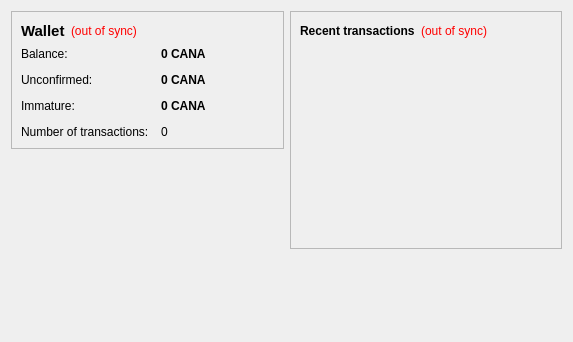
<?xml version="1.0" encoding="UTF-8"?>
<ui version="4.0">
 <class>OverviewPage</class>
 <widget class="QWidget" name="OverviewPage">
  <property name="geometry">
   <rect>
    <x>0</x>
    <y>0</y>
    <width>573</width>
    <height>342</height>
   </rect>
  </property>
  <property name="windowTitle">
   <string>Form</string>
  </property>
  <layout class="QHBoxLayout" name="horizontalLayout" stretch="1,1">
   <item>
    <layout class="QVBoxLayout" name="verticalLayout_2">
     <item>
      <widget class="QFrame" name="frame">
       <property name="frameShape">
        <enum>QFrame::StyledPanel</enum>
       </property>
       <property name="frameShadow">
        <enum>QFrame::Raised</enum>
       </property>
       <layout class="QVBoxLayout" name="verticalLayout_4">
        <item>
         <layout class="QHBoxLayout" name="horizontalLayout_4">
          <item>
           <widget class="QLabel" name="label_5">
            <property name="font">
             <font>
              <pointsize>11</pointsize>
              <weight>75</weight>
              <bold>true</bold>
             </font>
            </property>
            <property name="text">
             <string>Wallet</string>
            </property>
           </widget>
          </item>
          <item>
           <widget class="QLabel" name="labelWalletStatus">
            <property name="toolTip">
             <string>The displayed information may be out of date. Your wallet automatically synchronizes with the CannaCoin network after a connection is established, but this process has not completed yet.</string>
            </property>
            <property name="styleSheet">
             <string notr="true">QLabel { color: red; }</string>
            </property>
            <property name="text">
             <string notr="true">(out of sync)</string>
            </property>
            <property name="alignment">
             <set>Qt::AlignLeading|Qt::AlignLeft|Qt::AlignVCenter</set>
            </property>
           </widget>
          </item>
          <item>
           <spacer name="horizontalSpacer_2">
            <property name="orientation">
             <enum>Qt::Horizontal</enum>
            </property>
            <property name="sizeHint" stdset="0">
             <size>
              <width>40</width>
              <height>20</height>
             </size>
            </property>
           </spacer>
          </item>
         </layout>
        </item>
        <item>
         <layout class="QFormLayout" name="formLayout_2">
          <property name="fieldGrowthPolicy">
           <enum>QFormLayout::AllNonFixedFieldsGrow</enum>
          </property>
          <property name="horizontalSpacing">
           <number>12</number>
          </property>
          <property name="verticalSpacing">
           <number>12</number>
          </property>
          <item row="0" column="0">
           <widget class="QLabel" name="label">
            <property name="text">
             <string>Balance:</string>
            </property>
           </widget>
          </item>
          <item row="0" column="1">
           <widget class="QLabel" name="labelBalance">
            <property name="font">
             <font>
              <weight>75</weight>
              <bold>true</bold>
             </font>
            </property>
            <property name="cursor">
             <cursorShape>IBeamCursor</cursorShape>
            </property>
            <property name="toolTip">
             <string>Your current balance</string>
            </property>
            <property name="text">
             <string notr="true">0 CANA</string>
            </property>
            <property name="textInteractionFlags">
             <set>Qt::LinksAccessibleByMouse|Qt::TextSelectableByKeyboard|Qt::TextSelectableByMouse</set>
            </property>
           </widget>
          </item>
          <item row="1" column="0">
           <widget class="QLabel" name="label_3">
            <property name="text">
             <string>Unconfirmed:</string>
            </property>
           </widget>
          </item>
          <item row="1" column="1">
           <widget class="QLabel" name="labelUnconfirmed">
            <property name="font">
             <font>
              <weight>75</weight>
              <bold>true</bold>
             </font>
            </property>
            <property name="cursor">
             <cursorShape>IBeamCursor</cursorShape>
            </property>
            <property name="toolTip">
             <string>Total of transactions that have yet to be confirmed, and do not yet count toward the current balance</string>
            </property>
            <property name="text">
             <string notr="true">0 CANA</string>
            </property>
            <property name="textInteractionFlags">
             <set>Qt::LinksAccessibleByMouse|Qt::TextSelectableByKeyboard|Qt::TextSelectableByMouse</set>
            </property>
           </widget>
          </item>
          <item row="3" column="0">
           <widget class="QLabel" name="label_2">
            <property name="text">
             <string>Number of transactions:</string>
            </property>
           </widget>
          </item>
          <item row="3" column="1">
           <widget class="QLabel" name="labelNumTransactions">
            <property name="toolTip">
             <string>Total number of transactions in wallet</string>
            </property>
            <property name="text">
             <string notr="true">0</string>
            </property>
           </widget>
          </item>
          <item row="2" column="0">
           <widget class="QLabel" name="labelImmatureText">
            <property name="text">
             <string>Immature:</string>
            </property>
           </widget>
          </item>
          <item row="2" column="1">
           <widget class="QLabel" name="labelImmature">
            <property name="font">
             <font>
              <weight>75</weight>
              <bold>true</bold>
             </font>
            </property>
            <property name="toolTip">
             <string>Mined balance that has not yet matured</string>
            </property>
            <property name="text">
             <string notr="true">0 CANA</string>
            </property>
            <property name="textInteractionFlags">
             <set>Qt::LinksAccessibleByMouse|Qt::TextSelectableByKeyboard|Qt::TextSelectableByMouse</set>
            </property>
           </widget>
          </item>
         </layout>
        </item>
       </layout>
      </widget>
     </item>
     <item>
      <spacer name="verticalSpacer">
       <property name="orientation">
        <enum>Qt::Vertical</enum>
       </property>
       <property name="sizeHint" stdset="0">
        <size>
         <width>20</width>
         <height>40</height>
        </size>
       </property>
      </spacer>
     </item>
    </layout>
   </item>
   <item>
    <layout class="QVBoxLayout" name="verticalLayout_3">
     <item>
      <widget class="QFrame" name="frame_2">
       <property name="frameShape">
        <enum>QFrame::StyledPanel</enum>
       </property>
       <property name="frameShadow">
        <enum>QFrame::Raised</enum>
       </property>
       <layout class="QVBoxLayout" name="verticalLayout">
        <item>
         <layout class="QHBoxLayout" name="horizontalLayout_2">
          <item>
           <widget class="QLabel" name="label_4">
            <property name="text">
             <string>&lt;b&gt;Recent transactions&lt;/b&gt;</string>
            </property>
           </widget>
          </item>
          <item>
           <widget class="QLabel" name="labelTransactionsStatus">
            <property name="toolTip">
             <string>The displayed information may be out of date. Your wallet automatically synchronizes with the CannaCoin network after a connection is established, but this process has not completed yet.</string>
            </property>
            <property name="styleSheet">
             <string notr="true">QLabel { color: red; }</string>
            </property>
            <property name="text">
             <string notr="true">(out of sync)</string>
            </property>
            <property name="alignment">
             <set>Qt::AlignRight|Qt::AlignTrailing|Qt::AlignVCenter</set>
            </property>
           </widget>
          </item>
          <item>
           <spacer name="horizontalSpacer">
            <property name="orientation">
             <enum>Qt::Horizontal</enum>
            </property>
            <property name="sizeHint" stdset="0">
             <size>
              <width>40</width>
              <height>20</height>
             </size>
            </property>
           </spacer>
          </item>
         </layout>
        </item>
        <item>
         <widget class="QListView" name="listTransactions">
          <property name="styleSheet">
           <string notr="true">QListView { background: transparent; }</string>
          </property>
          <property name="frameShape">
           <enum>QFrame::NoFrame</enum>
          </property>
          <property name="verticalScrollBarPolicy">
           <enum>Qt::ScrollBarAlwaysOff</enum>
          </property>
          <property name="horizontalScrollBarPolicy">
           <enum>Qt::ScrollBarAlwaysOff</enum>
          </property>
          <property name="selectionMode">
           <enum>QAbstractItemView::NoSelection</enum>
          </property>
         </widget>
        </item>
       </layout>
      </widget>
     </item>
     <item>
      <spacer name="verticalSpacer_2">
       <property name="orientation">
        <enum>Qt::Vertical</enum>
       </property>
       <property name="sizeHint" stdset="0">
        <size>
         <width>20</width>
         <height>40</height>
        </size>
       </property>
      </spacer>
     </item>
    </layout>
   </item>
  </layout>
 </widget>
 <resources/>
 <connections/>
</ui>
